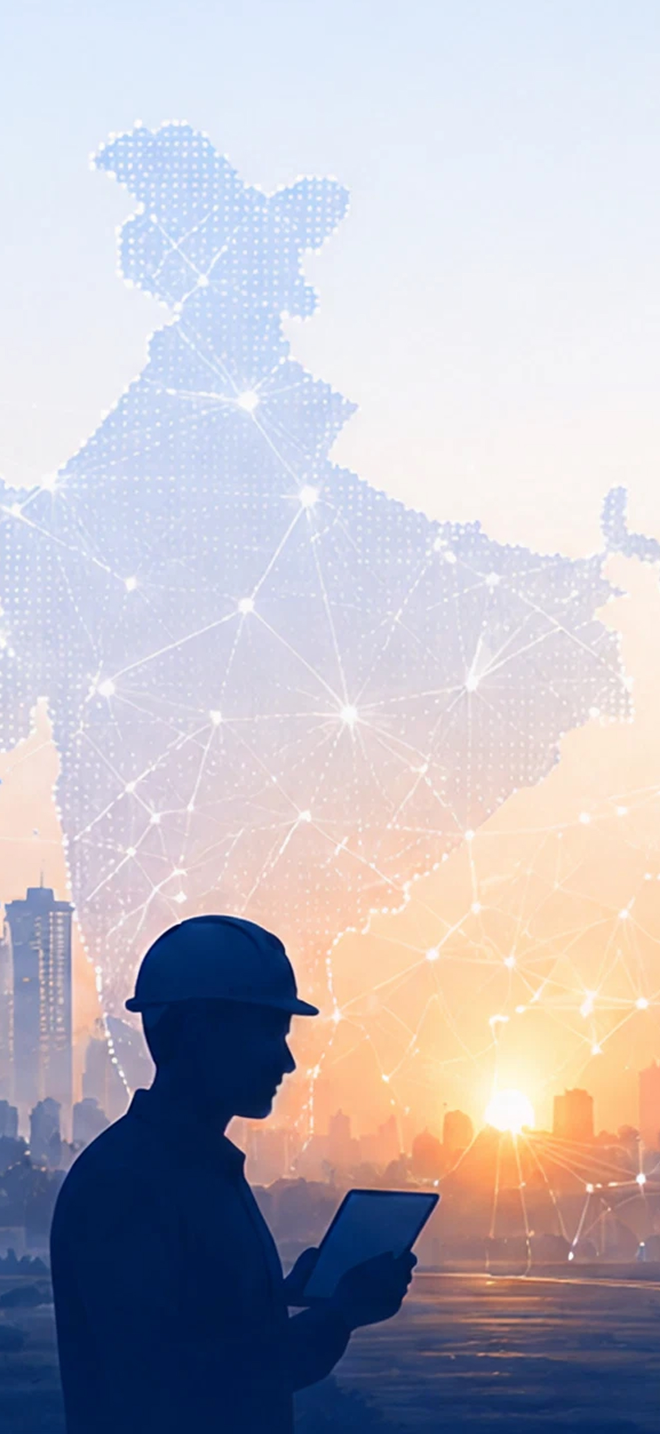
#> input picture EesassinErp/EesassinErp/Content/NewLogin/images/login-bg-mobile.jpg, 1320 x 2868 px (shown at 1/2 size); its folder holds only this picture in this run
$ python -i camera_profiler.py   (imports and definitions only)   (older library calls are emulated)
#> lines starting #> are read from the running program, lines starting #| are printed output that depends on the picture
"""Per-camera profiler: measure a feed, suggest tuning overrides.

Runs BEFORE models load (no YOLO/DeepFace needed): opens the camera's source
for `seconds`, samples frames, and measures what actually varies between
CCTV installations — resolution, sharpness, brightness, motion level, FPS.
`suggest_overrides()` maps those measurements onto the existing config knobs
so each port gets independent processing matched to its own graphics.

Usage:
    python tools/profile_camera.py --camera gate --seconds 30
writes the suggested `overrides:` block to stdout; paste it under that
camera's entry in config.yaml (or store per-camera in the fleet DB later).
"""
from dataclasses import dataclass
from typing import Any, Dict, Optional

import cv2
import numpy as np


@dataclass
class ProfileStats:
    width: int = 0
    height: int = 0
    measured_fps: float = 0.0
    mean_brightness: float = 0.0
    mean_sharpness: float = 0.0
    motion_level: float = 0.0
    frames_seen: int = 0
    median_face_px: float = 0.0  # 0 = not sampled (see face_sample_every)
    label: str = ""


def _sharpness(gray: np.ndarray) -> float:
    return float(cv2.Laplacian(gray, cv2.CV_64F).var())


# [15 lines left out: function _haar_faces, not called in this run]

_HAAR = None


def profile_frames(get_frame, seconds: float = 30.0, max_frames: int = 300,
                   face_sample_every: int = 0) -> ProfileStats:
    """Profile from a zero-arg frame supplier (returns None when exhausted).

    Factored out of the VideoSource path so tests/simulator can feed frames
    without a real camera. `face_sample_every=N` runs the Haar size sampler
    every Nth frame (0 = off) to detect face-level mounts.
    """
    import time
    stats = ProfileStats()
    sharply: list = []
    bright: list = []
    face_px: list = []
    prev: Optional[np.ndarray] = None
    motion: list = []
    t0 = time.time()
    n = 0
    while n < max_frames and (time.time() - t0) < seconds:
        frame = get_frame()
        if frame is None:
            time.sleep(0.05)
            continue
        n += 1
        h, w = frame.shape[:2]
        stats.width, stats.height = w, h
        gray = cv2.cvtColor(cv2.resize(frame, (480, 270)), cv2.COLOR_BGR2GRAY)
        sharply.append(_sharpness(gray))
        bright.append(float(gray.mean()))
        if face_sample_every and n % face_sample_every == 0:
            scale = w / 480.0
            face_px.extend(v * scale for v in _haar_faces(gray))
        if prev is not None and prev.shape == gray.shape:
            motion.append(float(np.mean(cv2.absdiff(gray, prev)) / 255.0))
        prev = gray
    dt = max(time.time() - t0, 1e-6)
    stats.frames_seen = n
    stats.measured_fps = n / dt if n else 0.0
    stats.mean_sharpness = float(np.mean(sharply)) if sharply else 0.0
    stats.mean_brightness = float(np.mean(bright)) if bright else 0.0
    stats.motion_level = float(np.mean(motion)) if motion else 0.0
    stats.median_face_px = float(np.median(face_px)) if face_px else 0.0
    stats.label = classify(stats)
    return stats


# [76 lines left out: functions classify, suggest_entry, suggest_overrides, profile_camera_source, not called in this run]

>>> import cv2
>>> picture = cv2.imread('../../../EesassinErp/EesassinErp/Content/NewLogin/images/login-bg-mobile.jpg', cv2.IMREAD_GRAYSCALE)
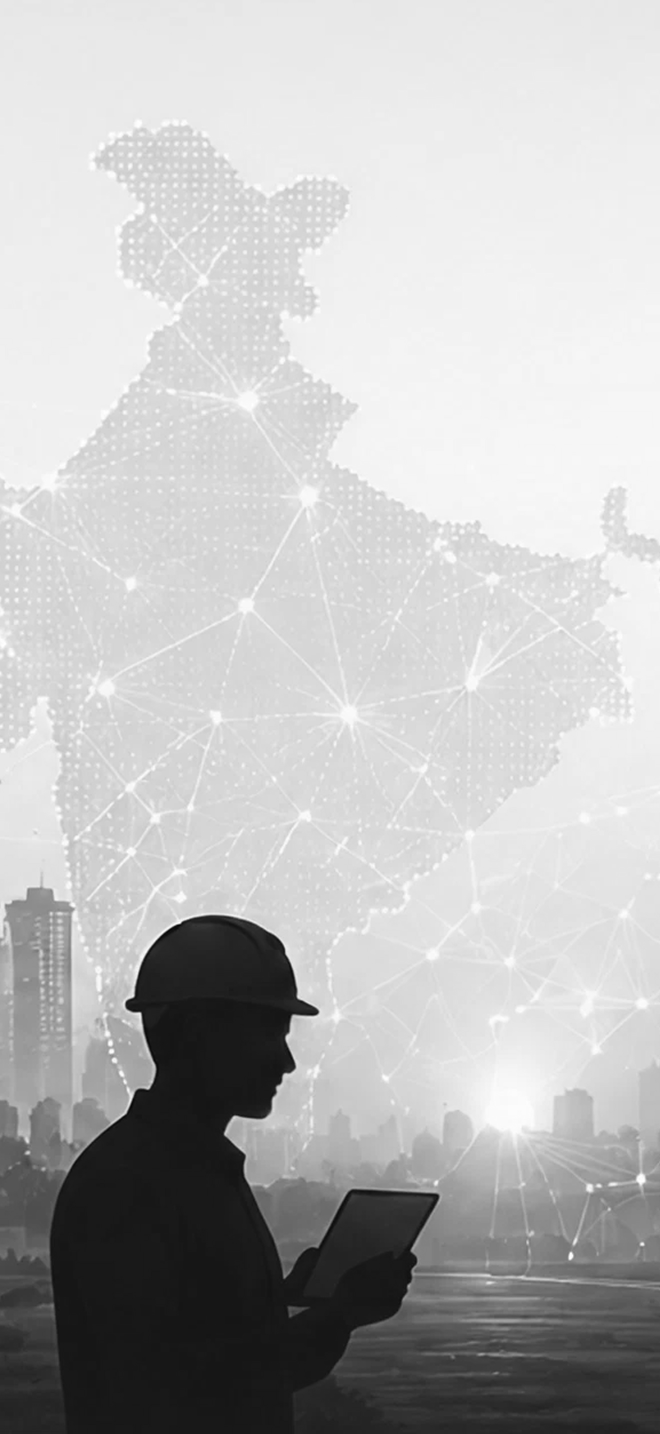
#> picture: shape (2868, 1320) (shown at 1/2 size); min 4, max 255, mean 186.6
>>> result = profile_frames(picture)
#> after the loop in profile_frames, `while n < max_frames and (time.time() - t0) < seconds:`: bright = []; n = 0; sharply = []
#> (the run stopped early here; a loop or call above may not have finished)

$ run again, on EesassinErp/EesassinErp/Content/NewLogin/images/login-bg-tablet.jpg
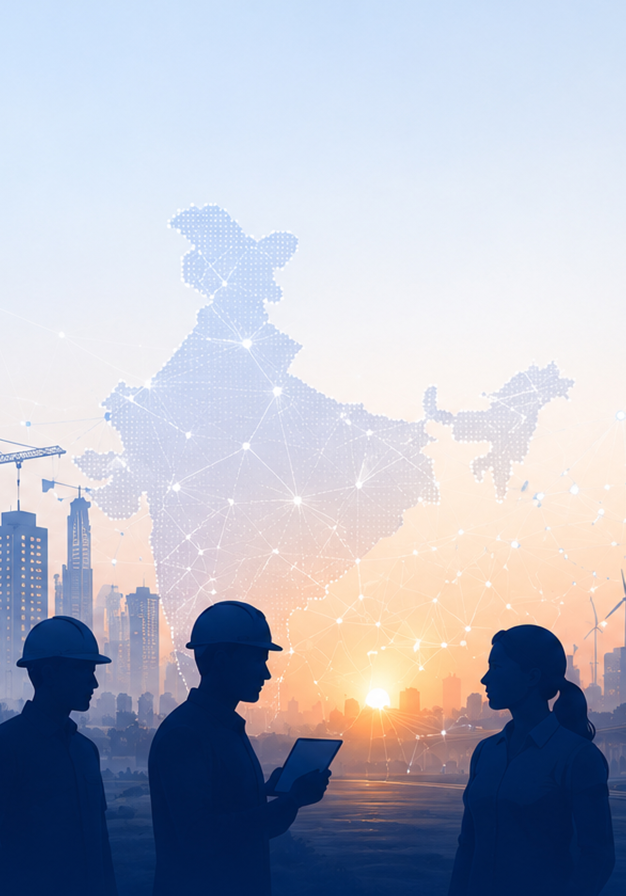
#> input picture EesassinErp/EesassinErp/Content/NewLogin/images/login-bg-tablet.jpg, 2502 x 3582 px (shown at 1/4 size)
#> `picture = cv2.imread('../../../EesassinErp/EesassinErp/Content/NewLogi..`:
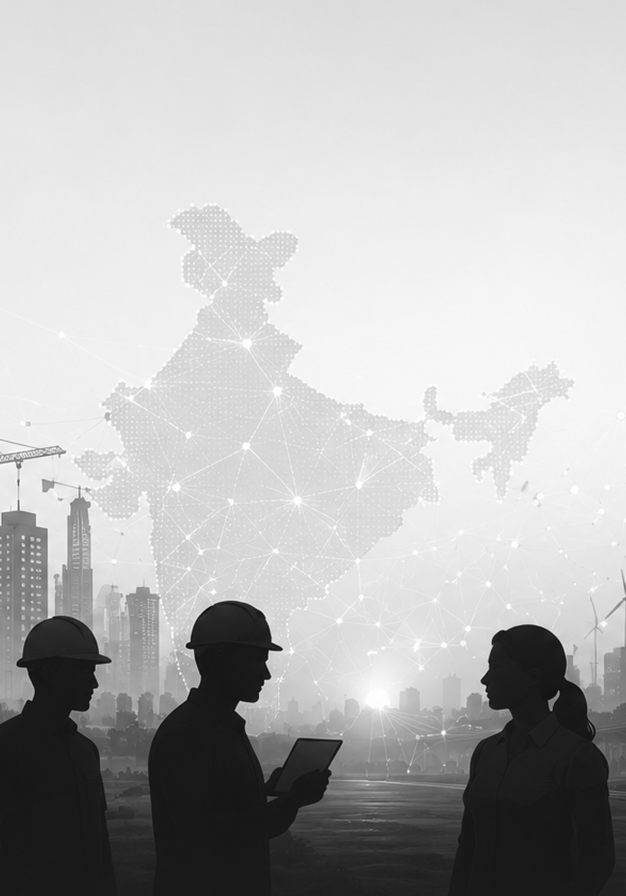
#> picture: shape (3582, 2502) (shown at 1/4 size); min 3, max 255, mean 182.4
#> after the loop in profile_frames, `while n < max_frames and (time.time() - t0) < seconds:`: bright = []; n = 0; sharply = []

$ run again, on EesassinErp/EesassinErp/Content/NewLogin/images/login-bg.jpg
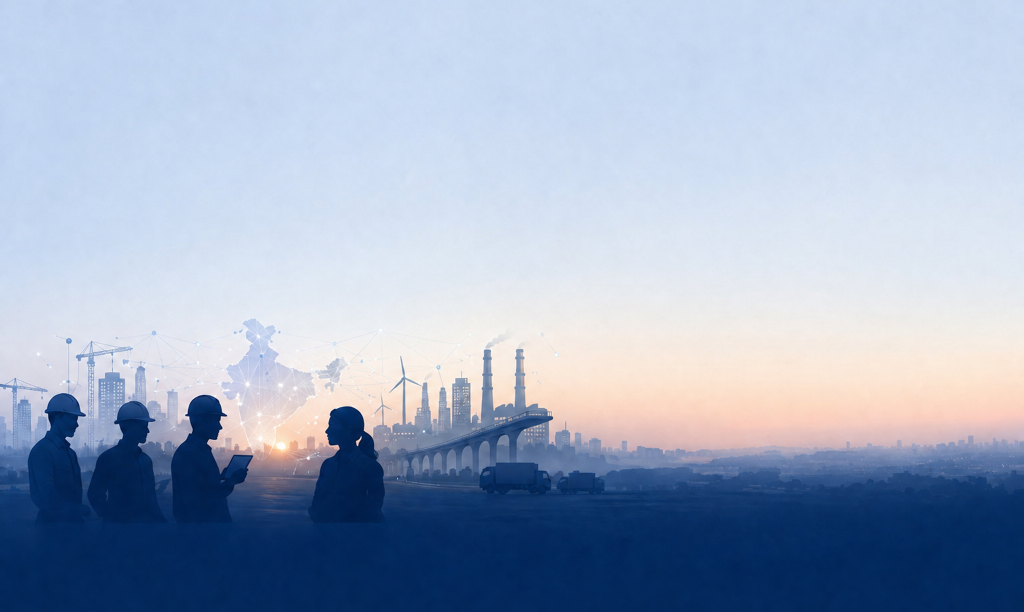
#> input picture EesassinErp/EesassinErp/Content/NewLogin/images/login-bg.jpg, 3072 x 1836 px (shown at 1/3 size)
#> `picture = cv2.imread('../../../EesassinErp/EesassinErp/Content/NewLogi..`:
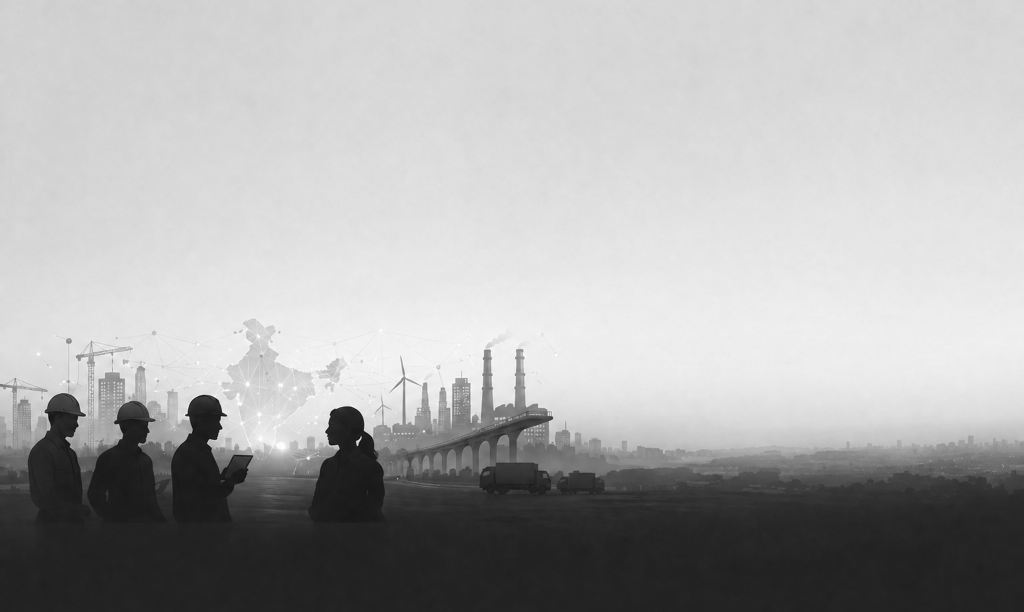
#> picture: shape (1836, 3072) (shown at 1/3 size); min 2, max 255, mean 172.3
#> after the loop in profile_frames, `while n < max_frames and (time.time() - t0) < seconds:`: bright = []; n = 0; sharply = []
